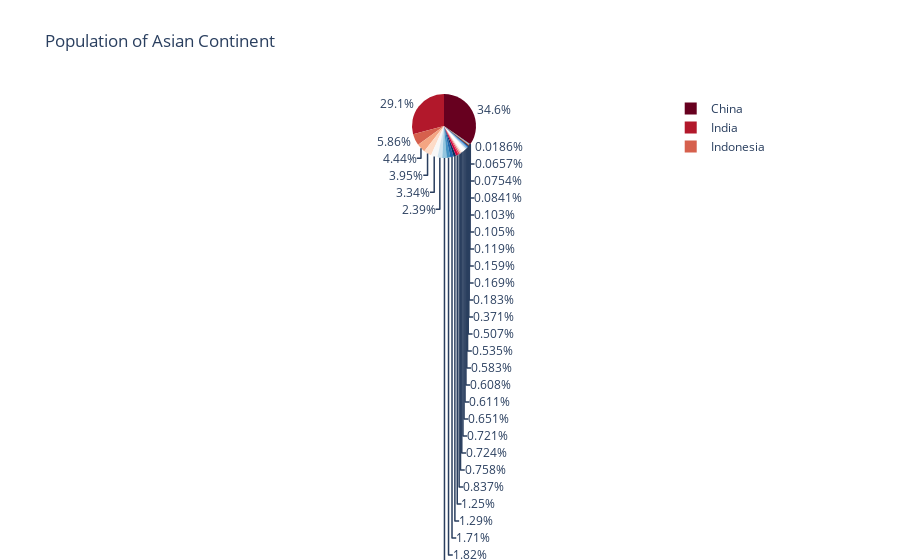

Write notebook code for a chart like this one.
### Code cell
px.pie(
    df_asia,
    values="pop",
    names="country",
    title="Population of Asian Continent",
    color_discrete_sequence=px.colors.sequential.RdBu
)

### Figure 1 — Plotly figure (JSON) as saved in the notebook; plotly's stock layout.template omitted (floating-point values rounded to 4 significant figures)
{"data": [{"domain": {"x": [0, 1], "y": [0, 1]}, "hovertemplate": "country=%{label}<br>pop=%{value}<extra></extra>", "labels": ["Afghanistan", "Bahrain", "Bangladesh", "Cambodia", "China", "Hong Kong, China", "India", "Indonesia", "Iran", "Iraq", "Israel", "Japan", "Jordan", "Korea, Dem. Rep.", "Korea, Rep.", "Kuwait", "Lebanon", "Malaysia", "Mongolia", "Myanmar", "Nepal", "Oman", "Pakistan", "Philippines", "Saudi Arabia", "Singapore", "Sri Lanka", "Syria", "Taiwan", "Thailand", "Vietnam", "West Bank and Gaza", "Yemen, Rep."], "legendgroup": "", "name": "", "showlegend": true, "type": "pie", "values": [31889923, 708573, 150448339, 14131858, 1318683096, 6980412, 1110396331, 223547000, 69453570, 27499638, 6426679, 127467972, 6053193, 23301725, 49044790, 2505559, 3921278, 24821286, 2874127, 47761980, 28901790, 3204897, 169270617, 91077287, 27601038, 4553009, 20378239, 19314747, 23174294, 65068149, 85262356, 4018332, 22211743]}], "layout": {"autosize": true, "legend": {"tracegroupgap": 0}, "piecolorway": ["rgb(103,0,31)", "rgb(178,24,43)", "rgb(214,96,77)", "rgb(244,165,130)", "rgb(253,219,199)", "rgb(247,247,247)", "rgb(209,229,240)", "rgb(146,197,222)", "rgb(67,147,195)", "rgb(33,102,172)", "rgb(5,48,97)"], "title": {"text": "Population of Asian Continent"}}}
